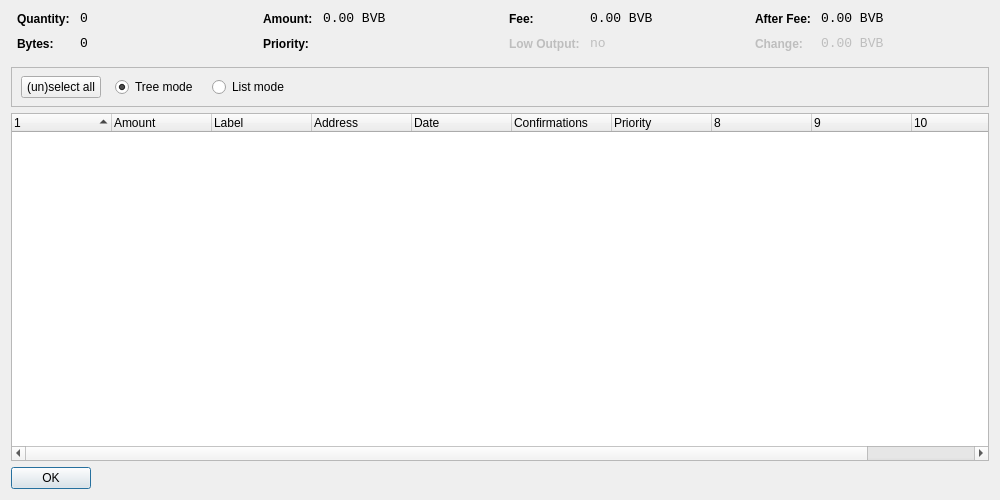
<?xml version="1.0" encoding="UTF-8"?>
<ui version="4.0">
 <class>CoinControlDialog</class>
 <widget class="QDialog" name="CoinControlDialog">
  <property name="geometry">
   <rect>
    <x>0</x>
    <y>0</y>
    <width>1000</width>
    <height>500</height>
   </rect>
  </property>
  <property name="windowTitle">
   <string>Coin Control</string>
  </property>
  <layout class="QVBoxLayout" name="verticalLayout">
   <item>
    <layout class="QHBoxLayout" name="horizontalLayoutTop" stretch="0,0,0,0">
     <property name="topMargin">
      <number>0</number>
     </property>
     <property name="bottomMargin">
      <number>10</number>
     </property>
     <item>
      <layout class="QFormLayout" name="formLayoutCoinControl1">
       <property name="horizontalSpacing">
        <number>10</number>
       </property>
       <property name="verticalSpacing">
        <number>10</number>
       </property>
       <property name="leftMargin">
        <number>6</number>
       </property>
       <property name="rightMargin">
        <number>6</number>
       </property>
       <item row="0" column="0">
        <widget class="QLabel" name="labelCoinControlQuantityText">
         <property name="styleSheet">
          <string notr="true">font-weight:bold;</string>
         </property>
         <property name="text">
          <string>Quantity:</string>
         </property>
        </widget>
       </item>
       <item row="0" column="1">
        <widget class="QLabel" name="labelCoinControlQuantity">
         <property name="font">
          <font>
           <family>Monospace</family>
           <pointsize>10</pointsize>
          </font>
         </property>
         <property name="cursor">
          <cursorShape>IBeamCursor</cursorShape>
         </property>
         <property name="contextMenuPolicy">
          <enum>Qt::ActionsContextMenu</enum>
         </property>
         <property name="text">
          <string notr="true">0</string>
         </property>
         <property name="textInteractionFlags">
          <set>Qt::LinksAccessibleByMouse|Qt::TextSelectableByKeyboard|Qt::TextSelectableByMouse</set>
         </property>
        </widget>
       </item>
       <item row="1" column="0">
        <widget class="QLabel" name="labelCoinControlBytesText">
         <property name="styleSheet">
          <string notr="true">font-weight:bold;</string>
         </property>
         <property name="text">
          <string>Bytes:</string>
         </property>
        </widget>
       </item>
       <item row="1" column="1">
        <widget class="QLabel" name="labelCoinControlBytes">
         <property name="font">
          <font>
           <family>Monospace</family>
           <pointsize>10</pointsize>
          </font>
         </property>
         <property name="cursor">
          <cursorShape>IBeamCursor</cursorShape>
         </property>
         <property name="contextMenuPolicy">
          <enum>Qt::ActionsContextMenu</enum>
         </property>
         <property name="text">
          <string notr="true">0</string>
         </property>
         <property name="textInteractionFlags">
          <set>Qt::LinksAccessibleByMouse|Qt::TextSelectableByKeyboard|Qt::TextSelectableByMouse</set>
         </property>
        </widget>
       </item>
      </layout>
     </item>
     <item>
      <layout class="QFormLayout" name="formLayoutCoinControl2">
       <property name="horizontalSpacing">
        <number>10</number>
       </property>
       <property name="verticalSpacing">
        <number>10</number>
       </property>
       <property name="leftMargin">
        <number>6</number>
       </property>
       <property name="rightMargin">
        <number>6</number>
       </property>
       <item row="0" column="0">
        <widget class="QLabel" name="labelCoinControlAmountText">
         <property name="styleSheet">
          <string notr="true">font-weight:bold;</string>
         </property>
         <property name="text">
          <string>Amount:</string>
         </property>
        </widget>
       </item>
       <item row="0" column="1">
        <widget class="QLabel" name="labelCoinControlAmount">
         <property name="font">
          <font>
           <family>Monospace</family>
           <pointsize>10</pointsize>
          </font>
         </property>
         <property name="cursor">
          <cursorShape>IBeamCursor</cursorShape>
         </property>
         <property name="contextMenuPolicy">
          <enum>Qt::ActionsContextMenu</enum>
         </property>
         <property name="text">
          <string notr="true">0.00 BVB</string>
         </property>
         <property name="textInteractionFlags">
          <set>Qt::LinksAccessibleByMouse|Qt::TextSelectableByKeyboard|Qt::TextSelectableByMouse</set>
         </property>
        </widget>
       </item>
       <item row="1" column="0">
        <widget class="QLabel" name="labelCoinControlPriorityText">
         <property name="styleSheet">
          <string notr="true">font-weight:bold;</string>
         </property>
         <property name="text">
          <string>Priority:</string>
         </property>
        </widget>
       </item>
       <item row="1" column="1">
        <widget class="QLabel" name="labelCoinControlPriority">
         <property name="font">
          <font>
           <family>Monospace</family>
           <pointsize>10</pointsize>
          </font>
         </property>
         <property name="cursor">
          <cursorShape>IBeamCursor</cursorShape>
         </property>
         <property name="contextMenuPolicy">
          <enum>Qt::ActionsContextMenu</enum>
         </property>
         <property name="text">
          <string/>
         </property>
         <property name="textInteractionFlags">
          <set>Qt::LinksAccessibleByMouse|Qt::TextSelectableByKeyboard|Qt::TextSelectableByMouse</set>
         </property>
        </widget>
       </item>
      </layout>
     </item>
     <item>
      <layout class="QFormLayout" name="formLayoutCoinControl3">
       <property name="horizontalSpacing">
        <number>10</number>
       </property>
       <property name="verticalSpacing">
        <number>10</number>
       </property>
       <property name="leftMargin">
        <number>6</number>
       </property>
       <property name="rightMargin">
        <number>6</number>
       </property>
       <item row="0" column="0">
        <widget class="QLabel" name="labelCoinControlFeeText">
         <property name="styleSheet">
          <string notr="true">font-weight:bold;</string>
         </property>
         <property name="text">
          <string>Fee:</string>
         </property>
        </widget>
       </item>
       <item row="0" column="1">
        <widget class="QLabel" name="labelCoinControlFee">
         <property name="font">
          <font>
           <family>Monospace</family>
           <pointsize>10</pointsize>
          </font>
         </property>
         <property name="cursor">
          <cursorShape>IBeamCursor</cursorShape>
         </property>
         <property name="contextMenuPolicy">
          <enum>Qt::ActionsContextMenu</enum>
         </property>
         <property name="text">
          <string notr="true">0.00 BVB</string>
         </property>
         <property name="textInteractionFlags">
          <set>Qt::LinksAccessibleByMouse|Qt::TextSelectableByKeyboard|Qt::TextSelectableByMouse</set>
         </property>
        </widget>
       </item>
       <item row="1" column="0">
        <widget class="QLabel" name="labelCoinControlLowOutputText">
         <property name="enabled">
          <bool>false</bool>
         </property>
         <property name="styleSheet">
          <string notr="true">font-weight:bold;</string>
         </property>
         <property name="text">
          <string>Low Output:</string>
         </property>
        </widget>
       </item>
       <item row="1" column="1">
        <widget class="QLabel" name="labelCoinControlLowOutput">
         <property name="enabled">
          <bool>false</bool>
         </property>
         <property name="font">
          <font>
           <family>Monospace</family>
           <pointsize>10</pointsize>
          </font>
         </property>
         <property name="cursor">
          <cursorShape>IBeamCursor</cursorShape>
         </property>
         <property name="contextMenuPolicy">
          <enum>Qt::ActionsContextMenu</enum>
         </property>
         <property name="text">
          <string notr="true">no</string>
         </property>
         <property name="textInteractionFlags">
          <set>Qt::LinksAccessibleByMouse|Qt::TextSelectableByKeyboard|Qt::TextSelectableByMouse</set>
         </property>
        </widget>
       </item>
      </layout>
     </item>
     <item>
      <layout class="QFormLayout" name="formLayoutCoinControl4">
       <property name="horizontalSpacing">
        <number>10</number>
       </property>
       <property name="verticalSpacing">
        <number>10</number>
       </property>
       <property name="leftMargin">
        <number>6</number>
       </property>
       <property name="rightMargin">
        <number>6</number>
       </property>
       <item row="0" column="0">
        <widget class="QLabel" name="labelCoinControlAfterFeeText">
         <property name="styleSheet">
          <string notr="true">font-weight:bold;</string>
         </property>
         <property name="text">
          <string>After Fee:</string>
         </property>
        </widget>
       </item>
       <item row="0" column="1">
        <widget class="QLabel" name="labelCoinControlAfterFee">
         <property name="font">
          <font>
           <family>Monospace</family>
           <pointsize>10</pointsize>
          </font>
         </property>
         <property name="cursor">
          <cursorShape>IBeamCursor</cursorShape>
         </property>
         <property name="contextMenuPolicy">
          <enum>Qt::ActionsContextMenu</enum>
         </property>
         <property name="text">
          <string notr="true">0.00 BVB</string>
         </property>
         <property name="textInteractionFlags">
          <set>Qt::LinksAccessibleByMouse|Qt::TextSelectableByKeyboard|Qt::TextSelectableByMouse</set>
         </property>
        </widget>
       </item>
       <item row="1" column="0">
        <widget class="QLabel" name="labelCoinControlChangeText">
         <property name="enabled">
          <bool>false</bool>
         </property>
         <property name="styleSheet">
          <string notr="true">font-weight:bold;</string>
         </property>
         <property name="text">
          <string>Change:</string>
         </property>
        </widget>
       </item>
       <item row="1" column="1">
        <widget class="QLabel" name="labelCoinControlChange">
         <property name="enabled">
          <bool>false</bool>
         </property>
         <property name="font">
          <font>
           <family>Monospace</family>
           <pointsize>10</pointsize>
          </font>
         </property>
         <property name="cursor">
          <cursorShape>IBeamCursor</cursorShape>
         </property>
         <property name="contextMenuPolicy">
          <enum>Qt::ActionsContextMenu</enum>
         </property>
         <property name="text">
          <string notr="true">0.00 BVB</string>
         </property>
         <property name="textInteractionFlags">
          <set>Qt::LinksAccessibleByMouse|Qt::TextSelectableByKeyboard|Qt::TextSelectableByMouse</set>
         </property>
        </widget>
       </item>
      </layout>
     </item>
    </layout>
   </item>
   <item>
    <widget class="QFrame" name="frame">
     <property name="minimumSize">
      <size>
       <width>0</width>
       <height>40</height>
      </size>
     </property>
     <property name="frameShape">
      <enum>QFrame::StyledPanel</enum>
     </property>
     <property name="frameShadow">
      <enum>QFrame::Sunken</enum>
     </property>
     <widget class="QWidget" name="horizontalLayoutWidget">
      <property name="geometry">
       <rect>
        <x>10</x>
        <y>0</y>
        <width>781</width>
        <height>41</height>
       </rect>
      </property>
      <layout class="QHBoxLayout" name="horizontalLayoutPanel" stretch="0,0,0,0,0">
       <property name="spacing">
        <number>14</number>
       </property>
       <item>
        <widget class="QPushButton" name="pushButtonSelectAll">
         <property name="sizePolicy">
          <sizepolicy hsizetype="Maximum" vsizetype="Fixed">
           <horstretch>0</horstretch>
           <verstretch>0</verstretch>
          </sizepolicy>
         </property>
         <property name="text">
          <string>(un)select all</string>
         </property>
        </widget>
       </item>
       <item>
        <widget class="QRadioButton" name="radioTreeMode">
         <property name="sizePolicy">
          <sizepolicy hsizetype="Maximum" vsizetype="Fixed">
           <horstretch>0</horstretch>
           <verstretch>0</verstretch>
          </sizepolicy>
         </property>
         <property name="text">
          <string>Tree mode</string>
         </property>
         <property name="checked">
          <bool>true</bool>
         </property>
        </widget>
       </item>
       <item>
        <widget class="QRadioButton" name="radioListMode">
         <property name="sizePolicy">
          <sizepolicy hsizetype="Maximum" vsizetype="Fixed">
           <horstretch>0</horstretch>
           <verstretch>0</verstretch>
          </sizepolicy>
         </property>
         <property name="text">
          <string>List mode</string>
         </property>
        </widget>
       </item>
       <item>
        <spacer name="horizontalSpacer">
         <property name="orientation">
          <enum>Qt::Horizontal</enum>
         </property>
         <property name="sizeHint" stdset="0">
          <size>
           <width>40</width>
           <height>20</height>
          </size>
         </property>
        </spacer>
       </item>
      </layout>
     </widget>
    </widget>
   </item>
   <item>
    <widget class="CoinControlTreeWidget" name="treeWidget">
     <property name="contextMenuPolicy">
      <enum>Qt::CustomContextMenu</enum>
     </property>
     <property name="sortingEnabled">
      <bool>false</bool>
     </property>
     <property name="columnCount">
      <number>11</number>
     </property>
     <attribute name="headerShowSortIndicator" stdset="0">
      <bool>true</bool>
     </attribute>
     <attribute name="headerStretchLastSection">
      <bool>false</bool>
     </attribute>
     <column>
      <property name="text">
       <string/>
      </property>
     </column>
     <column>
      <property name="text">
       <string>Amount</string>
      </property>
     </column>
     <column>
      <property name="text">
       <string>Label</string>
      </property>
     </column>
     <column>
      <property name="text">
       <string>Address</string>
      </property>
     </column>
     <column>
      <property name="text">
       <string>Date</string>
      </property>
     </column>
     <column>
      <property name="text">
       <string>Confirmations</string>
      </property>
      <property name="toolTip">
       <string>Confirmed</string>
      </property>
     </column>
     <column>
      <property name="text">
       <string>Priority</string>
      </property>
     </column>
     <column>
      <property name="text">
       <string/>
      </property>
     </column>
     <column>
      <property name="text">
       <string/>
      </property>
     </column>
     <column>
      <property name="text">
       <string/>
      </property>
     </column>
     <column>
      <property name="text">
       <string/>
      </property>
     </column>
    </widget>
   </item>
   <item>
    <widget class="QDialogButtonBox" name="buttonBox">
     <property name="sizePolicy">
      <sizepolicy hsizetype="Maximum" vsizetype="Fixed">
       <horstretch>0</horstretch>
       <verstretch>0</verstretch>
      </sizepolicy>
     </property>
     <property name="orientation">
      <enum>Qt::Horizontal</enum>
     </property>
     <property name="standardButtons">
      <set>QDialogButtonBox::Ok</set>
     </property>
    </widget>
   </item>
  </layout>
 </widget>
 <customwidgets>
  <customwidget>
   <class>CoinControlTreeWidget</class>
   <extends>QTreeWidget</extends>
   <header>coincontroltreewidget.h</header>
  </customwidget>
 </customwidgets>
 <resources/>
 <connections/>
</ui>
